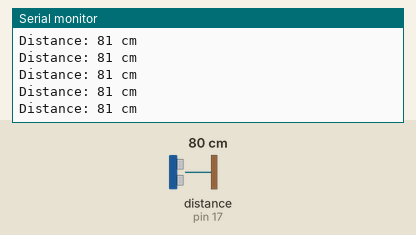
Bench run of a sketch on a simulated Arduino Uno, built with avr-gcc and run on an emulated ATmega328P. On the bench: the last lines printed to the serial monitor. The inputs (shaded band) are chosen by the test bench; at power-on: distance to the obstacle (sensor on pin 17) 80 cm. The echo pulse lasts 58.3 µs per cm.

Above: at 1.2 s.
1.3 s: distance to the obstacle (sensor on pin 17) set to 198 cm
At 1.5 s:
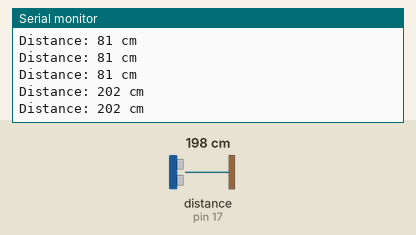
2.8 s: distance to the obstacle (sensor on pin 17) set to 204 cm
At 2.85 s:
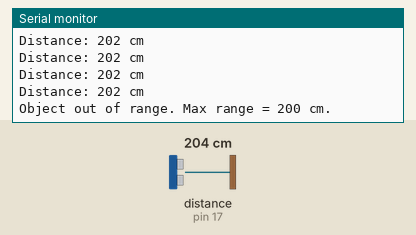

Measured:
- the behaviour switches between 200 and 201 cm on distance to the obstacle (sensor on pin 17) (found by bisection; images 1 and 2)
- after the input at 1.3 s, the serial monitor: prints a new line after 0.08 s (image 1)
- after the input at 2.8 s, the serial monitor: prints a new line after 0.05 s (image 2)

The sketch:

Ultrasonic.ino
```cpp
#include <NewPing.h>

// Ultrasonic sensor pins
#define TRIGGER_PIN 16
#define ECHO_PIN 17
#define MAX_DISTANCE 200 // Maximum distance to measure (in cm)

// Ultrasonic sensor object
NewPing sonar(TRIGGER_PIN, ECHO_PIN, MAX_DISTANCE);

void setup() {
  // Serial for debugging
  Serial.begin(115200);
}

void loop() {
  // Read distance from ultrasonic sensor
  unsigned int distance = sonar.ping_cm();

  // Debug output
  if (distance == 0) {
    Serial.println("Object out of range. Max range = 200 cm.");
  } else {
    Serial.print("Distance: ");
    Serial.print(distance);
    Serial.println(" cm");
  }

  delay(100); // Allow sensor to stabilize
}
```
